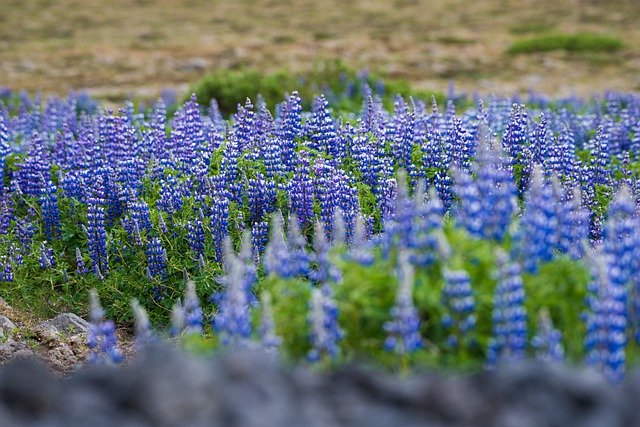
#> input picture opencv_practice/a.jpg, 640 x 427 px
$ jupyter execute --allow-errors practice4.ipynb
#> lines starting #> are read from the running program, lines starting #| are printed output that depends on the picture; after the words box and inside, x2 and y2 are one past the last pixel; in counts of white or black regions, pixels touching at a corner belong together
[cell 1]
import cv2
import numpy as np

[cell 2]
# 이미지 특정 추출
img = cv2.imread('a.jpg',1)
#> img is the input picture: shape (427, 640, 3); mean B, G, R 116.7, 113.7, 102.9
h,w,c = img.shape
#> h = 427; w = 640; c = 3
print('세로:',h,'가로:',w,'색상:',c)
#| 세로: 427 가로: 640 색상: 3
p = img[100,100]
#> p = [111, 131, 132]
p
#> Out = [111, 131, 132]

[cell 3]
b_c = img[100,100,0]
#> b_c = 111
b_c
#> Out = 111

[cell 4]
# 특정 픽셀값 변경
img[100,100] = [255,255,255]
#> img: shape (427, 640, 3); under 0.01% of pixels changed, all inside (x1, y1, x2, y2) = (100, 100, 101, 101)
cv2.imshow('img',img)
cv2.waitKey(0)
cv2.destroyAllWindows()

[cell 5]
# img.item 특정 픽셀을 나타내는 속성
p2 = img.item(100,100,2)
#> p2 = 255
p2
#> Out = 255

[cell 6]
# 특정 위치의 픽셀값 변경
img.itemset((100,100,0),0)
#> img: shape (427, 640, 3); mean B, G, R 116.7, 113.7, 102.9
img.itemset((100, 100, 1), 0)
#> img: shape (427, 640, 3); mean B, G, R 116.7, 113.7, 102.9
img.itemset((100, 100, 2), 0)
#> img: shape (427, 640, 3); mean B, G, R 116.7, 113.7, 102.9
cv2.imshow('img',img)
cv2.waitKey(0)
cv2.destroyAllWindows()

[cell 7]
# 전체 픽셀수
img.shape
#> Out = (427, 640, 3)

[cell 8]
img.size
#> Out = 819840

[cell 9]
img.dtype # 채널 표현 데이터 타입

[cell 10]
# roi(region of image) : 이미지의 특정 영역 추출
# roi = img[h시작점:h끝점, x시작점:x끝점]

roi = img[:150,:300]
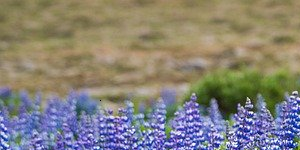
#> roi: shape (150, 300, 3); mean B, G, R 120.5, 129.9, 134.2
cv2.imshow('roi',roi)
cv2.imshow('img',img)
cv2.waitKey(0)
cv2.destroyAllWindows()

[cell 11]
# 이미지 채널 분리
b,g,r = cv2.split(img)
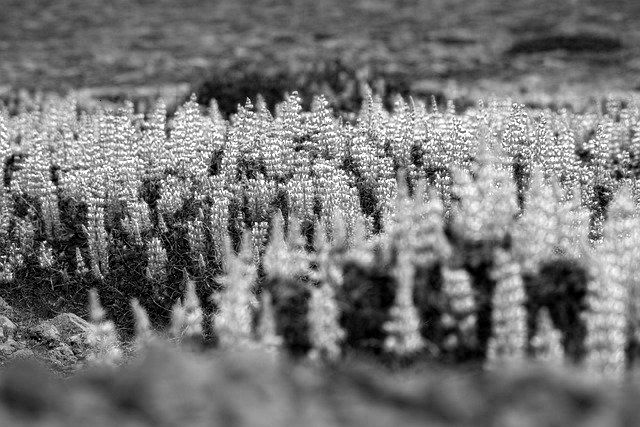
#> b: shape (427, 640); min 0, max 255, mean 116.7
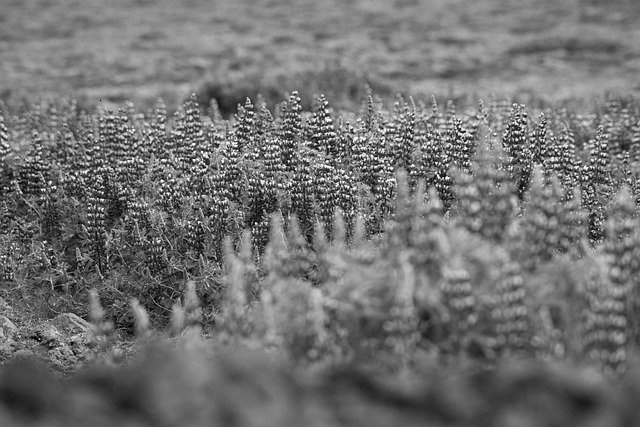
#> g: shape (427, 640); min 0, max 255, mean 113.7
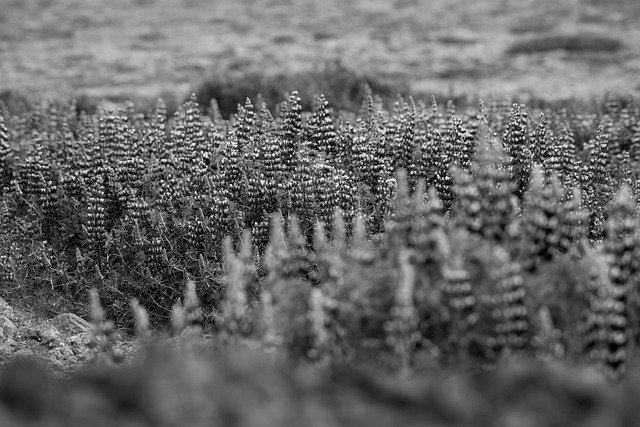
#> r: shape (427, 640); min 0, max 255, mean 102.9
img = cv2.merge((r,g,b))
cv2.imshow('img',img)
cv2.waitKey(0)
cv2.destroyAllWindows()

[cell 12]
# cv2.split() 이 비싸므로 numpy 인덱싱으로 접근이 효과적
img_blue = img[:,:,0]
img_green = img[:,:,1]
img_red = img[:,:,2]
img = cv2.merge((img_blue,img_green,img_red))
cv2.imshow('img',img)
cv2.waitKey(0)
cv2.destroyAllWindows()

[cell 13]
# 이미지 복사
src = cv2.imread('a.jpg')
img1 = src #얕은 복사
img2 = src.copy() # 깊은 복사
img1[100:200,100:200, 2] = 255
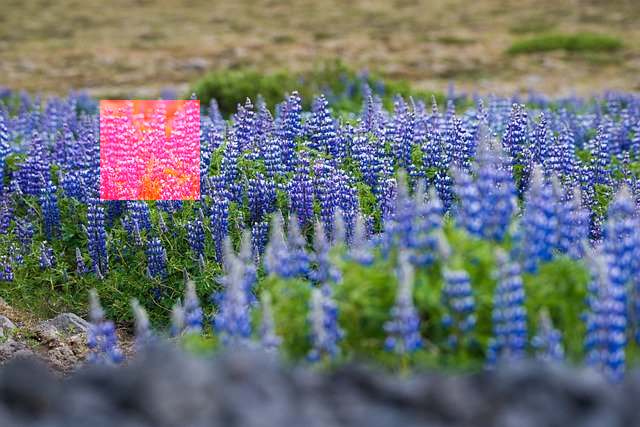
#> img1: shape (427, 640, 3); 3.66% of pixels changed, all inside (x1, y1, x2, y2) = (100, 100, 200, 200)
cv2.imshow('src',src)
cv2.imshow('img1',img1)
cv2.imshow('img2',img2)
cv2.waitKey(0)
cv2.destroyAllWindows()

#> (a cell that did not finish here is left out)

[cell 15]
import cv2
import numpy as np

mode =True


img1 = cv2.imread('a.jpg')
img2 = np.ones((512,512), dtype=np.uint8)*255

# if event == cv2.EVENT_LBUTTONDOWN:
#     print('button')


# cv2.imshow('img1',img1)
cv2.namedWindow('img2')
cv2.setMouseCallback('img2',)
cv2.waitKey(0)
cv2.destroyAllWindows()

[cell 16]
import cv2
import numpy as np

points = []
def get_points(event,x,y,flags,param):
    if event == cv2.EVENT_LBUTTONDOWN:
        points.append((y,x))


img = np.ones((512,512), dtype=np.uint8)*255
cv2.namedWindow('image')
cv2.setMouseCallback('image',get_points)

[cell 17]
import cv2
import numpy as np

points_start = []
points_end = []
def get_points(event,w,h,flags,param):
    if event == cv2.EVENT_LBUTTONDOWN:
        points_start.append((h,w))
        print('세로시작좌표:{},가로시작좌표:{}'.format(h,w))
        cv2.imshow('image',img)
    elif event == cv2.EVENT_LBUTTONUP:
        points_end.append((h,w))
        print('세로end좌표:{},가로end좌표:{}'.format(h,w))
        cv2.imshow('image',img)

# 빈 image생성
# img = np.ones((800,800), dtype=np.uint8)*255
img = cv2.imread('a.jpg',1)

cv2.namedWindow('image')
cv2.setMouseCallback('image',get_points)

while(1):
    cv2.imshow('image',img)
    if cv2.waitKey(0):
#> (key Esc is pressed here)
        break

cv2.destroyAllWindows()

[cell 18]
import cv2
import numpy as np

img = cv2.imread('a.jpg',1)
cv2.imshow('image',img)


img2 = np.ones((800,800,3), dtype=np.uint8)*255
cv2.imshow('image2',img2)

def dragging(event,w,h,flags,param):
    global drag,w1,h1,w2,h2,roi
    if event == cv2.EVENT_LBUTTONDOWN:
        h1=h
        w1=w
        print('세로시작좌표:{},가로시작좌표:{}'.format(h1,w1))
        cv2.imshow('image',img)

    elif event == cv2.EVENT_LBUTTONUP:
        h2=h
        w2=w
        print('세로end좌표:{},가로end좌표:{}'.format(h2,w2))
        roi = img[h1:h2,w1:w2]

def copy_img(event,w,h,flags,param):
    global w1,h1,w2,h2,roi

    if event == cv2.EVENT_LBUTTONDOWN:

        if ((h2-h1)>0) & ((w2-w1)>0):
            img2[h1:h2,w1:w2] = roi
#             img_draw = img.copy()
#             cv2.imshow('img_draw',img2)
#             roi = img[h1:h2,w1:w2]
            cv2.imshow('image2',img2)


cv2.setMouseCallback('image',dragging)
cv2.setMouseCallback('image2',copy_img)


cv2.waitKey(0)
cv2.destroyAllWindows()

$ run again, with opencv_practice/b.jpg copied over opencv_practice/a.jpg
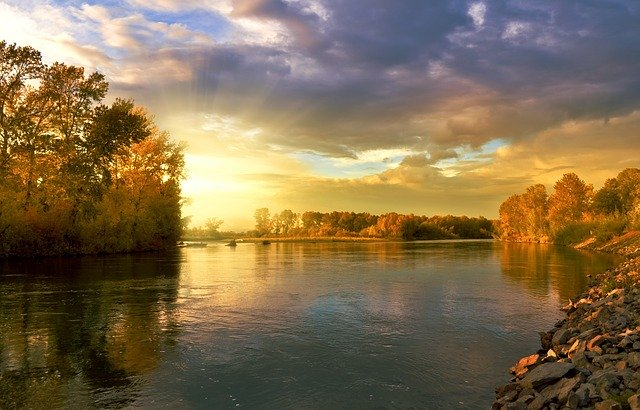
#> input picture opencv_practice/b.jpg, 640 x 410 px
#> img is the input picture: shape (410, 640, 3); mean B, G, R 78.2, 109.7, 129.5
#| 세로: 410 가로: 640 색상: 3
#> p = [75, 109, 138]
#> b_c = 75
#> p2 = 255
#> `b,g,r = cv2.split(img)`:
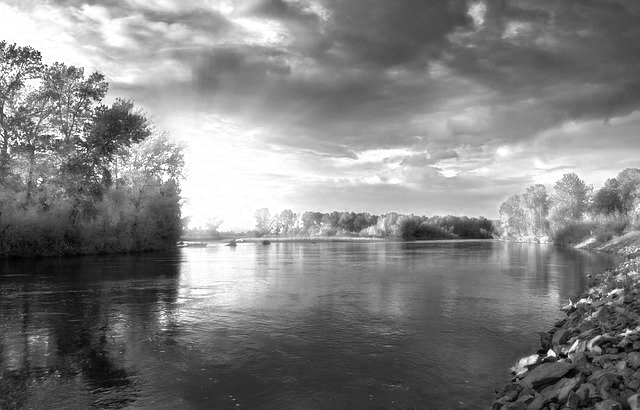
#> r: shape (410, 640); min 0, max 255, mean 129.5
#> `img1[100:200,100:200, 2] = 255`:
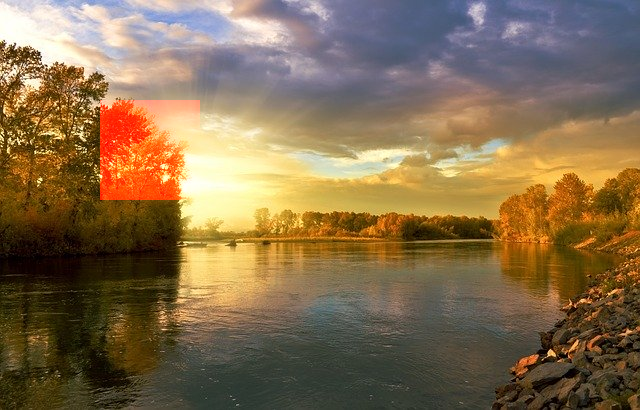
#> img1: shape (410, 640, 3); 3.48% of pixels changed, all inside (x1, y1, x2, y2) = (100, 100, 200, 200)
